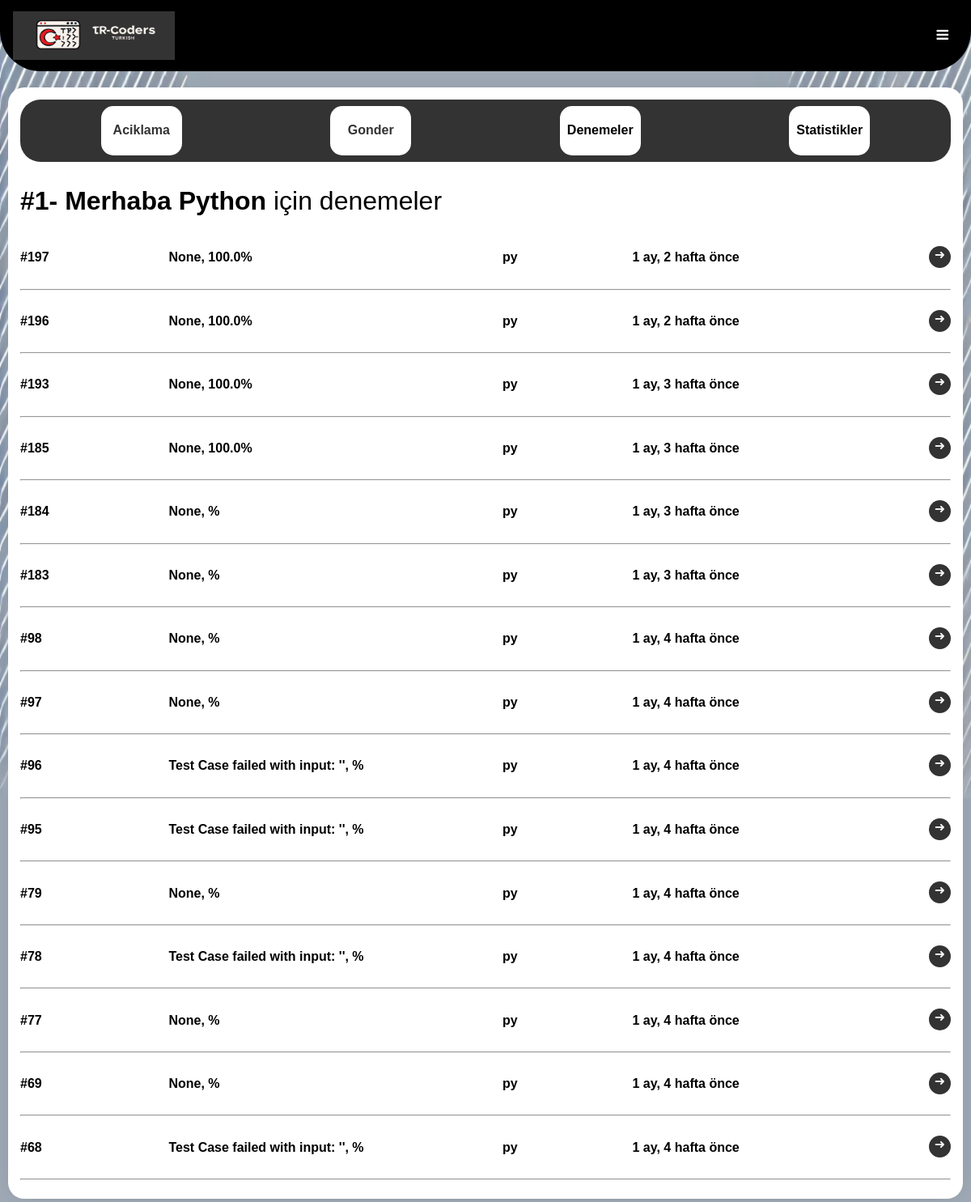
/problems/detail/1/attempts/mobile (signed in), run on the app's committed database.
### problems/models.py (models this page shows, shortened)
class Problem(models.Model):
    choices=[
        ('-','Belirlenmemis'),
        ('kolay','Kolay'),
        ('orta','Orta'),
        ('zor','Zor'),
    ]
    title=models.CharField(max_length=60)
    title_en=models.CharField(max_length=60,help_text="Title in Engish",blank=True)
    title_az=models.CharField(max_length=60,help_text="Azerbaycan dilinde basliq",blank=True)
    statement=RichTextField(max_length=1000)
    statement_en = RichTextField(max_length=1000, help_text="Statement in English",blank=True)
    statement_az = RichTextField(max_length=1000, help_text="Statement in Azerbaijani",blank=True)
    difficulty=models.CharField(max_length=20,choices=choices,default='-')

class Solution(models.Model):
    PROGRAMMING_LAGUAGE=[
        ('python','Python3'),
        ('cpp','C++20')
    ]
    problem=models.ForeignKey(Problem,on_delete=models.CASCADE,related_name='solutions')
    user=models.ForeignKey(User,on_delete=models.CASCADE)
    code = models.TextField(help_text="Kullanıcının kodu")
    language=models.CharField(max_length=20,choices=PROGRAMMING_LAGUAGE,default='python')
    submitted_at = models.DateTimeField(auto_now_add=True)
    is_correct = models.BooleanField(default=False)
    feedback = models.TextField(blank=True, null=True)
    result_value=models.CharField(blank=True,max_length=15)
    all_results = models.JSONField(
        default=list,  # Varsayılan olarak boş bir liste
        help_text="Test sonuçlarının doğru/yanlış bilgisi",
        blank=True
    )
    created_date=models.DateTimeField(auto_now_add=True)

### problems/views.py (the view)
# urls.py: path('detail/<int:problem_id>/attempts/mobile',problem_attempts_mobile,name='problem_attempts_mobile'),
@login_required(login_url="/users/login")
def problem_attempts_mobile(request,problem_id):
    problem=get_object_or_404(Problem,id=problem_id)
    user=UserProfile.objects.filter(user__username=request.user.username)
    attempts=Solution.objects.filter(problem=problem,user=request.user)
    return render(request,'problems/attempts_mobile.html',context={'problem':problem,'profile':user[0],'attempts':attempts[::-1]})

### templates/problems/attempts_mobile.html (shortened to what this page needs)
<html lang="tr">
  <head>
    {% load static %}
    <link rel="stylesheet" href="https://cdnjs.cloudflare.com/ajax/libs/font-awesome/4.7.0/css/font-awesome.min.css">
    <div class="topnav" style="margin:0">
      <a href="{% url 'index:index_mobile' %}" style="margin-left:0;text-align:left;" class="active"><img src="{% static 'img/Logo2.png' %}" width="200" height="60" ></a>
      <a href="javascript:void(0);" class="icon" onclick="myFunction()">
        <i class="fa fa-bars"></i>
      </a>
    </div>
  </head>
  <body>
    <div class="container">
        <div style=" margin-bottom: 30px; background-color: #333;border-radius: 25px;text-align: center;padding: 8px;display: flex;justify-content: space-around;">
            <a href="{% url 'problems:problem_detail_mobile' problem.pk %}" style="text-decoration: none;background-color: white;color: #333; border-radius: 15px;width: 100px;text-align: center;height: auto;"><h4>Aciklama</h4></a>
            <a href="{% url 'problems:submit_solution_mobile' problem_id=problem.id %}" style="text-decoration: none;background-color: white;color: #333; border-radius: 15px;width: 100px;text-align: center;height: auto;"><h4>Gonder</h4></a>
            <a href="{% url 'problems:problem_attempts_mobile' problem_id=problem.id %}" style="text-decoration: none;background-color: white;color: black; border-radius: 15px;width: 100px;text-align: center;height: auto;"><h4>Denemeler</h4></a>
            <a href="{% url 'problems:problem_stats_mobile' problem_id=problem.id %}"  style="text-decoration: none;background-color: white;color: black; border-radius: 15px;width: 100px;text-align: center;height: auto;"><h4>Statistikler</h4></a>
        </div>
        <h1 style="font-weight: normal;"><b>#{{problem.pk}}- {{problem.title}}</b> için denemeler</h1>
        {% for attempt in attempts %}
           <div style="display: flex;justify-content: space-around;">
            <div style="width: 12%">
             <h4>#{{attempt.id}}</h4>
            </div>
           <div style="width: 34%;margin-right: 2% ;margin-left: 4%;">
             <h4>{{attempt.feedback}}, {{attempt.result_value}}%</h4>
           </div>
           <div style="width: 10%;">
            {%if attempt.language == "python" %}
                <h4>py</h4>
            {%elif attempt.language == "cpp" %}
                <h4>cpp</h4>
            {%endif%}
          </div>
          <div style="width: 32%;margin-left: 4%;">
            <h4>{{attempt.created_date|timesince}} önce</h4>
          </div>
            <a href="{% url 'problems:solution_mobile' attempt.id %}" class="detail_linki" style="float: right;font-weight: normal;margin-top: 16px;">&#10140;</a>
           </div>
           <hr>
        {% endfor %}
    </div>
</body>
</html>

### data on the page
Problem: pk "1", title "Merhaba Python"
Solution: id "197", feedback "None", result_value "100.0", language "py", created_date "1 ay, 2 hafta"
Solution: id "196", feedback "None", result_value "100.0", language "py", created_date "1 ay, 2 hafta"
Solution: id "193", feedback "None", result_value "100.0", language "py", created_date "1 ay, 3 hafta"
Solution: id "185", feedback "None", result_value "100.0", language "py", created_date "1 ay, 3 hafta"
Solution: id "184", feedback "None", language "py", created_date "1 ay, 3 hafta"
Solution: id "183", feedback "None", language "py", created_date "1 ay, 3 hafta"
Solution: id "98", feedback "None", language "py", created_date "1 ay, 4 hafta"
Solution: id "97", feedback "None", language "py", created_date "1 ay, 4 hafta"
Solution: id "96", feedback "Test Case failed with input: ''", language "py", created_date "1 ay, 4 hafta"
Solution: id "95", feedback "Test Case failed with input: ''", language "py", created_date "1 ay, 4 hafta"
Solution: id "79", feedback "None", language "py", created_date "1 ay, 4 hafta"
Solution: id "78", feedback "Test Case failed with input: ''", language "py", created_date "1 ay, 4 hafta"
Solution: id "77", feedback "None", language "py", created_date "1 ay, 4 hafta"
Solution: id "69", feedback "None", language "py", created_date "1 ay, 4 hafta"
Solution: id "68", feedback "Test Case failed with input: ''", language "py", created_date "1 ay, 4 hafta"
